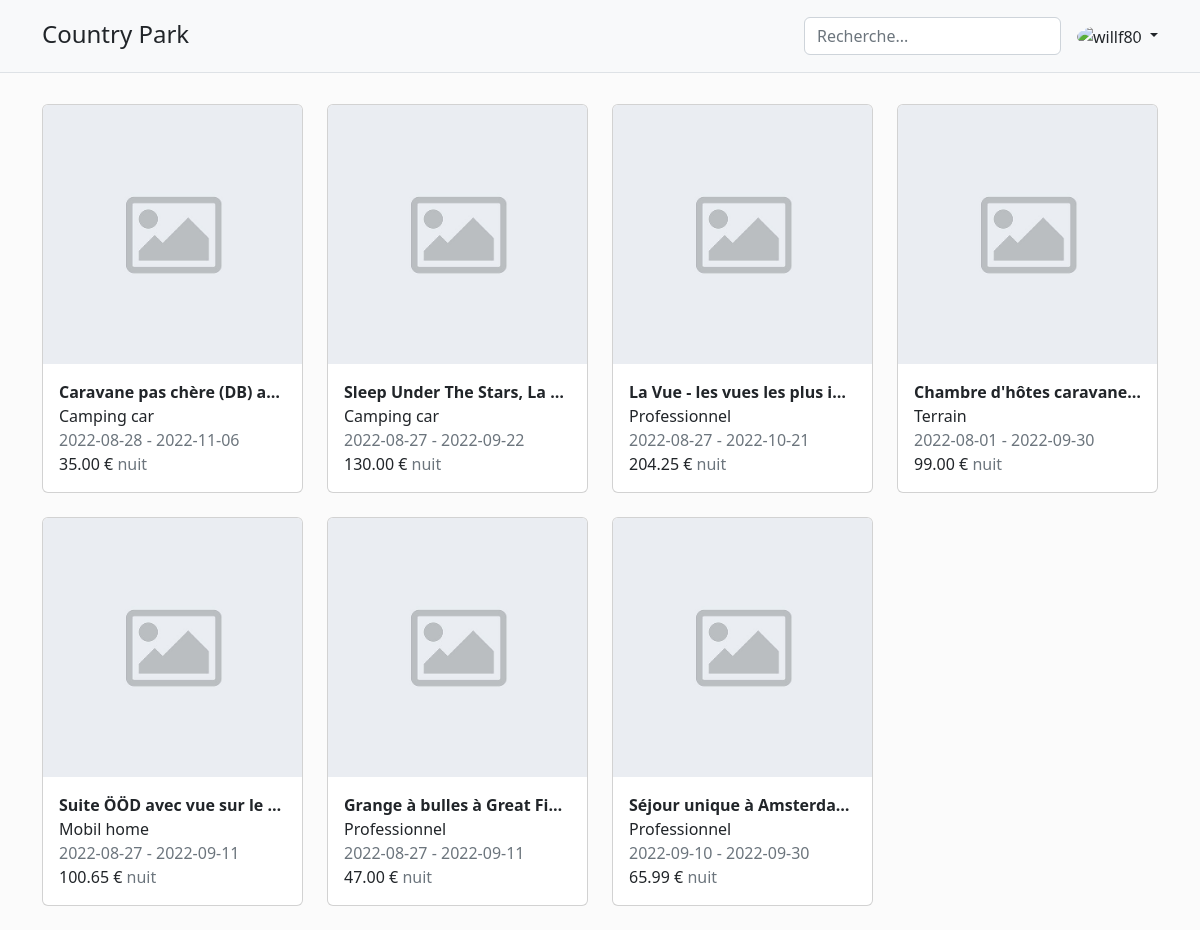
The page / on the database its author committed.
### tables this page shows
CREATE TABLE `biens` (
  `id` int(11) NOT NULL,
  `libelle` varchar(100) NOT NULL,
  `datedebut` date NOT NULL,
  `datefin` date NOT NULL,
  `prix` decimal(10,2) NOT NULL,
  `descriptions` text NOT NULL,
  `capacite` int(11) NOT NULL,
  `typebien` int(11) NOT NULL
);

CREATE TABLE `typebiens` (
  `id` int(11) NOT NULL,
  `libelle` varchar(100) NOT NULL,
  `datecreation` datetime NOT NULL DEFAULT current_timestamp(),
  `datemiseajour` datetime NOT NULL DEFAULT current_timestamp()
);

### includes/db/biens.sql.php (called while the page is built, shortened)
<?php
function get_all_biens() {
    $pdo = get_connexion_pdo();
    $queryPrepare = $pdo->prepare("SELECT * FROM biens");
    $queryPrepare->execute();
    return $queryPrepare->fetchAll();
}

### includes/db/type-biens.sql.php (called while the page is built, shortened)
<?php
function get_type_bien_by_id($id) {
    $pdo = get_connexion_pdo();
    $queryPrepared = $pdo->prepare("SELECT * FROM typebiens WHERE id = :id");
    $queryPrepared->bindParam(":id", $id);
    $queryPrepared->execute();
    return $queryPrepared->fetch();
}
?>

### Index.php (the view, shortened to what this page needs)
<?php
require 'includes/page_header.php';
require 'includes/sections/navbar.php';
require 'includes/db/biens.sql.php';
require 'includes/db/type-biens.sql.php';
?>
<div class="container">
  <div class="mb-sm-4 d-block" style="padding-bottom: 80px;"></div>
  <div class="row row-cols-1 row-cols-lg-4 row-cols-md-3">
    <?php
    $biens = get_all_biens();
    foreach ($biens as $bien) {
    ?>
      <a href="bien.php?id=<?= $bien['id'] ?>" class="div col mb-4 text-decoration-none text-dark">
        <div class="card h-100">
          <img src="assets/imgs/placeholder-500x500-1.jpeg" class="card-img-top" alt="<?= $bien['libelle'] ?>">
          <div class="card-body">
            <p class="card-title text-truncate mb-0 fw-bold p-0"><?= $bien['libelle'] ?></p>
            <p class="card-subtitle p-0 m-0">
              <?php
              $typeBien = get_type_bien_by_id($bien['typebien']);
              if (!empty($typeBien)) {
                echo $typeBien['libelle'];
              }
              ?>
            </p>
            <p class="text-muted p-0 m-0"><?= $bien['datedebut'] . ' - ' . $bien['datefin'] ?></p>
            <p class="text-muted p-0 m-0">
              <span class="text-dark"><?= $bien['prix'] ?> €</span> nuit
            </p>
          </div>
        </div>
      </a>
    <?php
    }
    ?>
  </div>
</div>
<?php require 'includes/page_footer.php' ?>

### assets/styles/main.css (style rules this page uses)
body { background: #fbfbfb; }

### rows shown on the page
biens: libelle "Caravane pas chère (DB) a…", typebiens.libelle "Camping car", datedebut "2022-08-28", datefin "2022-11-06", prix "35.00"
biens: libelle "Sleep Under The Stars, La…", typebiens.libelle "Camping car", datedebut "2022-08-27", datefin "2022-09-22", prix "130.00"
biens: libelle "La Vue - les vues les plus i…", typebiens.libelle "Professionnel", datedebut "2022-08-27", datefin "2022-10-21", prix "204.25"
biens: libelle "Chambre d'hôtes caravan…", typebiens.libelle "Terrain", datedebut "2022-08-01", datefin "2022-09-30", prix "99.00"
biens: libelle "Suite ÖÖD avec vue sur le…", typebiens.libelle "Mobil home", datedebut "2022-08-27", datefin "2022-09-11", prix "100.65"
biens: libelle "Grange à bulles à Great Fi…", typebiens.libelle "Professionnel", datedebut "2022-08-27", datefin "2022-09-11", prix "47.00"
biens: libelle "Séjour unique à Amsterda…", typebiens.libelle "Professionnel", datedebut "2022-09-10", datefin "2022-09-30", prix "65.99"
